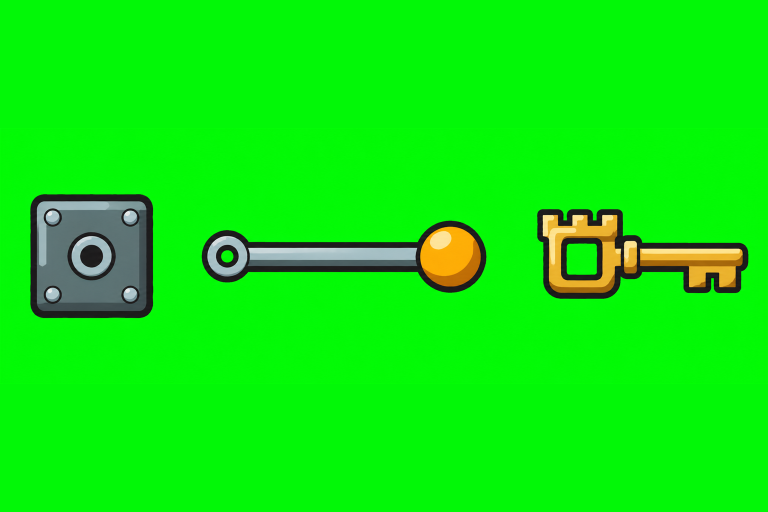
#> input picture art/WB-099/leva_e_chiave_1.png, 1536 x 1024 px (shown at 1/2 size)
$ python leva.py
#> lines starting #> are read from the running program, lines starting #| are printed output that depends on the picture; after the words box and inside, x2 and y2 are one past the last pixel; in counts of white or black regions, pixels touching at a corner belong together
### tools/grafica/fornace.py
# La Fornace del Fabbro (docs/commesse.md "La Fornace"): i pezzi del Banco degli Usurai
# (Sergio, 26 nov: la Fornace sta nel Sabbione del girone VII) dai disegni di Codex
# (art/WB-097: cielo 2, lontano 1, medio 1, argine e pinnacolo 2, bancone 1, mucchi e vetro 2;
# art/WB-098: trave e corde 2, usuraio del banco 1) e quelli rimasti delle schede di prima
# (art/WB-092: goccia, schizzo e catena; art/WB-093: gli stampi vuoti e il mestolo 1;
# art/WB-094: i coperchi; art/WB-094: fiammata 1, medaglia del jackpot 1; art/WB-095: le
# medaglie dei rintocchi).
#   python3 tools/grafica/fornace.py
# Scrive:
#   client/assets/fornace/*.png       gli stampi (6 colori, grandi e piccoli), i coperchi, la
#                                     catena, la trave e i cordini, l'usuraio del banco (3 facce), argine,
#                                     parete, sporgenza, il bancone e i mucchi,
#                                     il vaso e le perle di vetro, le falde di fuoco, i 4
#                                     fotogrammi della fiammata, le medaglie, goccia, schizzo
#   client/menu/fornace.atlas         l'atlante (fuori da /ui/: ha le mipmap, perché la
#                                     fucina si vede a tanti zoom)
#   client/menu/forge_pieces.lua      le misure in pixel di ogni pezzo (generato)
#   client/paintings/fornace/*.png|jpg   cielo, lontano e medio: grandi, caricati solo
#                                     quando la Fornace è aperta
#   art/armi/mestolo.png, mestolo_icona.png   il Mestolo per tools/grafica/armi.py
# Il ritaglio dal verde: lo sfondo è solo il verde attaccato al bordo (e i buchi chiusi di
# verde pieno, dentro gli anelli), così le placche verde mare e il vapore chiaro restano.
# Ogni pezzo è al doppio della misura più grande sullo schermo (zoom 1,6 della fucina)
# o, se il disegno è più piccolo, alla sua misura: mai ingrandito.
# Servono numpy, scipy e Pillow.
import os
import numpy as np
from PIL import Image
from scipy import ndimage as ndi

QUI = os.path.dirname(os.path.abspath(__file__))
RADICE = os.path.join(QUI, "..", "..")
A92 = os.path.join(RADICE, "art", "WB-092")
A93 = os.path.join(RADICE, "art", "WB-093")
A94 = os.path.join(RADICE, "art", "WB-094")
A95 = os.path.join(RADICE, "art", "WB-095")
A97 = os.path.join(RADICE, "art", "WB-097")
A98 = os.path.join(RADICE, "art", "WB-098")
OUT = os.path.join(RADICE, "client", "assets", "fornace")
ATLAS = os.path.join(RADICE, "client", "menu", "fornace.atlas")
LUA = os.path.join(RADICE, "client", "menu", "forge_pieces.lua")
PAINT = os.path.join(RADICE, "client", "paintings", "fornace")
ARMI = os.path.join(RADICE, "art", "armi")

# pixel per unità del mondo della fucina: lo zoom più vicino (1,6) per due
PX = 3.2


def ritaglia(percorso):
#> called with percorso = 'art/WB-099/leva_e_chiave_1.png'
    src = np.asarray(Image.open(percorso).convert("RGB")).astype(float)
    r, g, b = src[..., 0], src[..., 1], src[..., 2]
    m = g - np.maximum(r, b)
    cand = m > 60
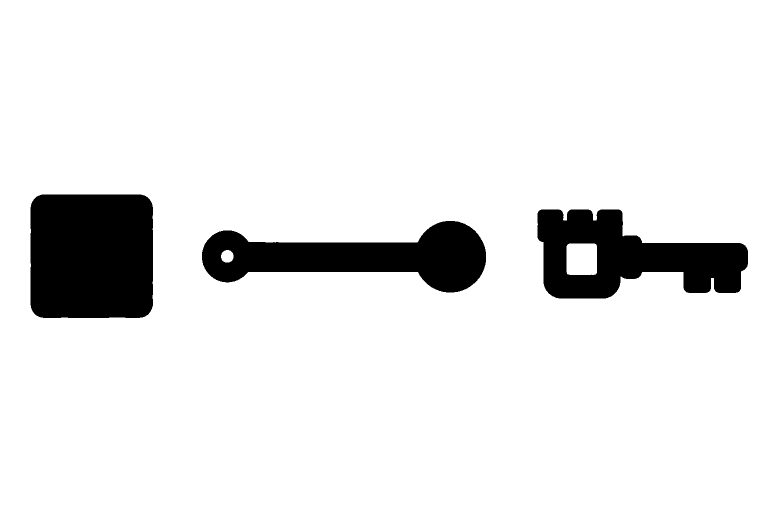
#> cand: shape (1024, 1536) bool (shown at 1/2 size); 90.7% white; 3 black regions, box (x1, y1, x2, y2) and area: (61, 389, 306, 636) 59726, (1075, 419, 1496, 597) 43838, (404, 442, 972, 585) 43287
    lab, _ = ndi.label(cand)
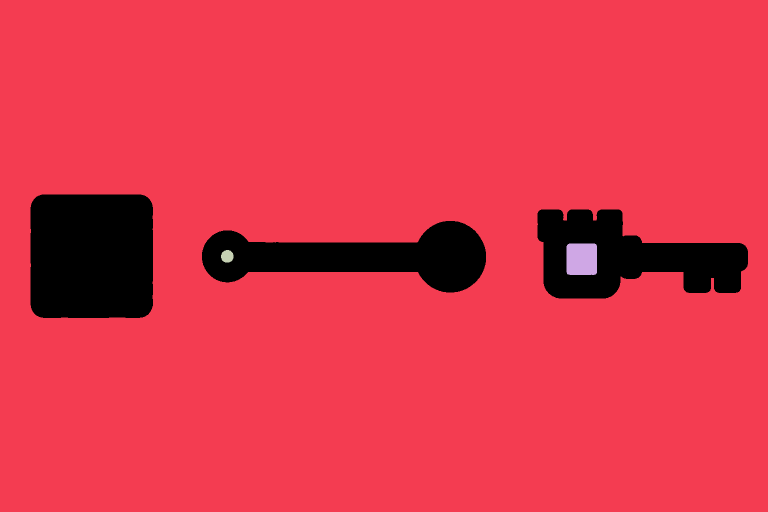
#> lab: shape (1024, 1536) int32 (shown at 1/2 size); 4 distinct labels, from 0 to 3; one colour per label, 0 black
    bordo = set(np.unique(np.concatenate([lab[0], lab[-1], lab[:, 0], lab[:, -1]]))) - {0}
#> bordo = 1 item
    fondo = np.isin(lab, list(bordo))
#> fondo: shape (1024, 1536) bool; 90.4% white; 3 black regions, box (x1, y1, x2, y2) and area: (61, 389, 306, 636) 59726, (1075, 419, 1496, 597) 47640, (404, 442, 972, 585) 43788
    pieno = (r < 70) & (b < 70) & (g > 190)
#> pieno: shape (1024, 1536) bool; 90.5% white; 3 black regions, box (x1, y1, x2, y2) and area: (60, 388, 307, 636) 60068, (1074, 418, 1497, 598) 44891, (403, 441, 973, 586) 44004
    buchi = cand & ~fondo
#> buchi: shape (1024, 1536) bool; 0.27% white; 2 white regions, box (x1, y1, x2, y2) and area: (1133, 487, 1194, 550) 3802, (442, 500, 467, 525) 501
    lab2, k2 = ndi.label(buchi)
#> lab2: shape (1024, 1536) int32; 3 distinct labels, from 0 to 2
#> k2 = 2
    if k2:
        idx = range(1, k2 + 1)
        frac = ndi.mean(pieno, lab2, idx)
#> frac = [0.952, 0.912]
        mm = ndi.mean(m, lab2, idx)
#> mm = [237.4, 230.2]
        nb = ndi.mean((b < 90) & (r < 90), lab2, idx)
#> nb = [1, 1]
        buoni = [i + 1 for i, (f, q, z) in enumerate(zip(frac, mm, nb)) if f > 0.3 or q > 110 or z > 0.7]
#> buoni = [1, 2]
        fondo |= np.isin(lab2, buoni)
    fascia = ndi.binary_dilation(fondo, iterations=2) & ~fondo
#> fascia: shape (1024, 1536) bool; 0.48% white in thin lines or dots, all inside (x1, y1, x2, y2) = (61, 389, 1496, 636)
    a = np.where(fondo, 0.0, 255.0)
    morbido = np.clip(1 - (m - 20) / 120, 0, 1) * 255
    a = np.where(fascia, np.minimum(255, morbido), a)
    a = np.minimum(a, ndi.grey_erosion(a, size=(3, 3)) * 0.5 + a * 0.5)
    a[a < 12] = 0
    lab3, k3 = ndi.label(a > 40)
#> lab3: shape (1024, 1536) int32; 4 distinct labels, from 0 to 3
#> k3 = 3
    if k3:
        s = ndi.sum(np.ones_like(lab3), lab3, range(1, k3 + 1))
#> s = [59726, 43838, 43287]
        for i, v in enumerate(s):
            if v < 60:
                a[lab3 == i + 1] = 0
#> this loop made 3 passes
#> v on passes 1 to 3: 59726, 43838, 43287
    o = src.copy()
    chiaro = (r > 140) & (b > 140) & (g > np.maximum(r, b))
#> chiaro: shape (1024, 1536) bool; 0.01% white in thin lines or dots, all inside (x1, y1, x2, y2) = (82, 416, 833, 586)
    o[..., 1] = np.where(chiaro, np.maximum(r, b), g)
    dentro = (a >= 255) & ~ndi.binary_dilation(fondo, iterations=3)
#> dentro: shape (1024, 1536) bool; 8.6% white; 3 white regions, box (x1, y1, x2, y2) and area: (64, 392, 303, 633) 56990, (407, 445, 969, 582) 39318, (1078, 422, 1493, 594) 39308
    idx = ndi.distance_transform_edt(~dentro, return_distances=False, return_indices=True)
    for c in range(3):
        o[..., c] = np.where(dentro, o[..., c], o[..., c][idx[0], idx[1]])
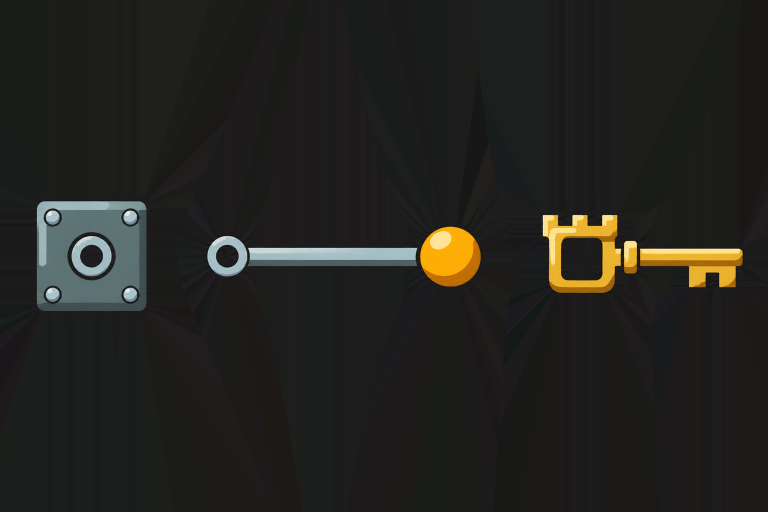
#> o: shape (1024, 1536, 3) float64 (shown at 1/2 size); mean R, G, B 35.6, 35, 31.2
    return Image.fromarray(np.dstack([o, a]).clip(0, 255).astype(np.uint8), "RGBA")


def stretto(im):
    box = im.getchannel("A").point(lambda v: 255 if v > 8 else 0).getbbox()
    return im.crop(box) if box else im


# [6 lines left out: function misura, not called in this run]


MISURE = {}


# [44 lines left out: functions salva, fai_wb094, fai_wb095, fai_fucina, not called in this run]


# Il Banco degli Usurai (art/WB-097 e WB-098, Sergio 26 nov) ---------------------------

# Gli stampi dello strozzino (WB-093, Sergio 26 nov: «i calderoni di prima mi piacevano di
# più», tornano al posto delle borse di WB-098): le scatole sui fogli ritagliati, per colore
# (riga sopra: oro, azzurro, arancio; sotto: verde mare, viola, ferro)
COLORI = ["oro", "azzurro", "arancio", "verde", "viola", "ferro"]
SCATOLE = {
    "stampi_grandi_vuoti_1": [(69, 32, 456, 433), (574, 32, 962, 433), (1079, 32, 1466, 433),
                              (69, 546, 456, 946), (574, 546, 962, 946), (1079, 546, 1466, 946)],
    "stampi_piccoli_vuoti_1": [(112, 96, 465, 450), (591, 96, 945, 450), (1072, 96, 1424, 450),
                               (112, 578, 465, 932), (591, 578, 945, 932), (1072, 578, 1424, 931)],
}
# larghezza nel mondo (forge.lua: grandi 78, piccoli 52, per forge.GROW 1,06; il disegno è
# largo 1,05 lo stampo, il coperchio 1,02: forge_ui.lua IMG_W, LID_W)
LARGO = {"grandi": 78 * 1.06, "piccoli": 52 * 1.06}


# [97 lines left out: functions fai_stampi, fai_corde, fai_usuraio_banco, fai_sabbione, chiave_morbida, fai_sfondi, not called in this run]


def fai_wb097():
    fai_sabbione()


def fai_wb098():
    fai_corde()
    fai_usuraio_banco()

# [41 lines left out: functions fai_mestolo, main, not called in this run]


# [2 lines that do not run on import are left out]

### tools/grafica/leva.py
# La leva del Limbo (WB-099, foglio leva_e_chiave_1 di Codex): taglia dal verde la piastra col perno,
# il manico e la chiave, e scrive
#   client/assets/fx/leva_piastra.png   la piastra d'acciaio, larga 30 nel mondo (la borchia)
#   client/assets/fx/leva_manico.png    il manico, dall'occhiello al pomo d'oro
#   art/WB-099/chiave.png               la chiave (per il livello 2, non ancora nel gioco)
# e stampa le misure che usa client/battle/hazards.lua (LEVER_ART): il manico gira attorno al centro
# dell'occhiello; dal perno al centro del pomo c'è LEVER.out di sim/config.lua, che si tiene uguale.
#   python3 tools/grafica/leva.py     (dalla cartella del repository)
import os, sys
import numpy as np
from PIL import Image
from scipy import ndimage as ndi

QUI = os.path.dirname(os.path.abspath(__file__))
RADICE = os.path.abspath(os.path.join(QUI, "..", ".."))
sys.path.insert(0, QUI)
from fornace import ritaglia, stretto   # noqa: E402

FOGLIO = os.path.join(RADICE, "art", "WB-099", "leva_e_chiave_1.png")
FX = os.path.join(RADICE, "client", "assets", "fx")
PX = 3.2          # pixel per unità del mondo: lo zoom più vicino per due (come la Fornace)
PIASTRA = 45      # una volta e mezza la borchia (Sergio, 27 nov: la leva si deve vedere)
MANICO = 67.5     # lungo una volta e mezza la piastra


def pezzi(im):
    """I tre oggetti da sinistra a destra, ognuno ritagliato stretto."""
    a = np.asarray(im.getchannel("A")) > 40
    lab, k = ndi.label(ndi.binary_dilation(a, iterations=6))
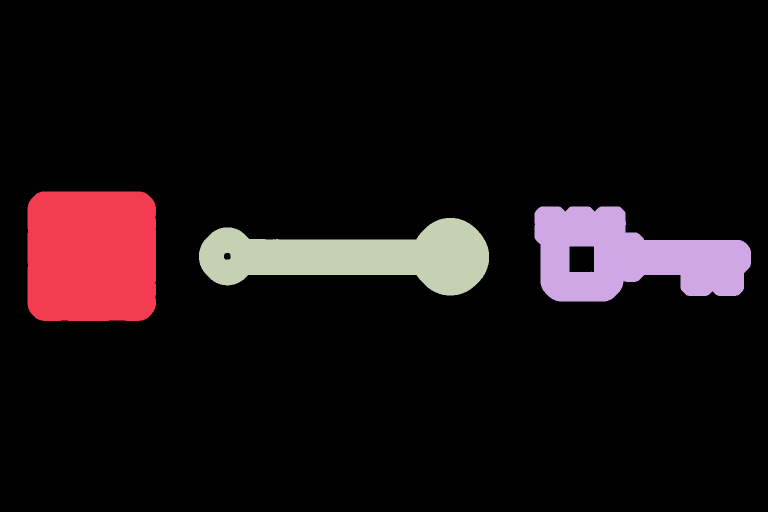
#> lab: shape (1024, 1536) int32 (shown at 1/2 size); 4 distinct labels, from 0 to 3; one colour per label, 0 black
#> k = 3
    box = sorted(ndi.find_objects(lab), key=lambda s: s[1].start)
#> box = 3 items
    out = []
    for s in box:
        p = im.crop((s[1].start, s[0].start, s[1].stop, s[0].stop))
        out.append(stretto(p))
#> this loop made 3 passes
#> box in stretto on passes 1 to 3: (6, 6, 251, 253), (6, 6, 574, 149), (6, 6, 427, 184)
#> pass 1, in pezzi, `p = im.crop((s[1].start, s[0].start, s[1].stop, s[0].stop))`:
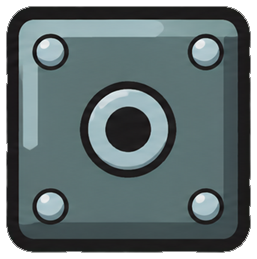
#> p: PIL image 257x259 RGBA; mean R, G, B, A 77.6, 91.1, 92.5, 226.6; transparent parts drawn white
#> after the loop, out = 3 items
    return out


def rimpicciolisci(im, k):
    w = round(im.width * k)
    return im if w >= im.width else im.resize((w, round(im.height * k)), Image.LANCZOS)


def main():
    piastra, manico, chiave = pezzi(ritaglia(FOGLIO))[:3]
    # il manico: l'occhiello è il cerchio a sinistra (alto quanto la colonna più a sinistra piena),
    # il pomo il cerchio a destra (alto quanto il manico)
    a = np.asarray(manico.getchannel("A")) > 128
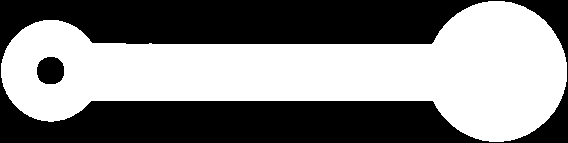
#> a: shape (143, 568) bool; 51.3% white; 2 black regions, box (x1, y1, x2, y2) and area: (0, 0, 568, 143) 38948, (37, 57, 64, 84) 605
    occhio_h = 0
    for x in range(a.shape[1] // 4):
        ys = np.where(a[:, x])[0]
        if len(ys):
            occhio_h = max(occhio_h, ys.max() - ys.min() + 1)
#> this loop made 142 passes
#> (ys, occhio_h) on pass 2: ([63, 64, 65, 66, 67, 68, 69, 70, 71, 72, 73, 74, 75, 76, 77], 15)
#> occhio_h on passes 3 to 8: 24, 31, 36, 41, 46, 49
    eye_x, eye_y = occhio_h / 2, (np.where(a[:, round(occhio_h / 2)])[0].min() + np.where(a[:, round(occhio_h / 2)])[0].max()) / 2
#> eye_x = 51; eye_y = 70.5
    knob_x, knob_y = manico.width - manico.height / 2, manico.height / 2
#> knob_x = 496.5; knob_y = 71.5
    k_mondo = MANICO / manico.width             # unità del mondo per pixel del foglio
#> k_mondo = 0.119
    kp = PIASTRA / piastra.width
#> kp = 0.184
    px = PX * k_mondo
#> px = 0.38
    rimpicciolisci(piastra, PX * kp).save(os.path.join(FX, "leva_piastra.png"), optimize=True)
    rimpicciolisci(manico, px).save(os.path.join(FX, "leva_manico.png"), optimize=True)
#> call 2 of rimpicciolisci, with k = 0.38
#> in rimpicciolisci (call 2), `return im if w >= im.width else im.resize((w, round(im.height * k)), I..`:
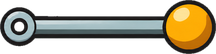
#> returned value: PIL image 216x54 RGBA; mean R, G, B, A 67.3, 60.9, 42, 133.2; transparent parts drawn white
    chiave.save(os.path.join(RADICE, "art", "WB-099", "chiave.png"), optimize=True)
    print("piastra: %.1f x %.1f mondo" % (PIASTRA, piastra.height * kp))
#| piastra: 45.0 x 45.4 mondo
    print("dal perno al pomo (LEVER.out): %.1f" % ((knob_x - eye_x) * k_mondo))
#| dal perno al pomo (LEVER.out): 52.9
    print("manico: %.1f x %.1f mondo, occhiello a (%.1f, %.1f) dall'angolo in alto a sinistra"
          % (manico.width * k_mondo, manico.height * k_mondo, eye_x * k_mondo, eye_y * k_mondo))
#| manico: 67.5 x 17.0 mondo, occhiello a (6.1, 8.4) dall'angolo in alto a sinistra


main()
